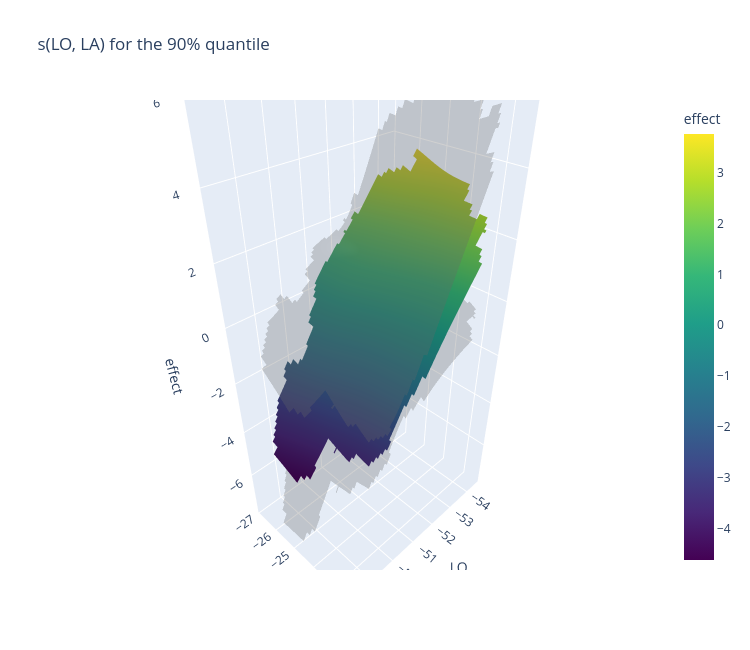

The notebook cell this image was saved under:
### Markdown cell above
### 3D view of the spatial effect for the 90% quantile

`plotRGL(sm(fitM[[5]], 1))` in R. As in Demo 2, plotly gives an interactive 3D plot
(drag to rotate, scroll to zoom), with the grey surfaces at ± 1 standard error. Grid
points far from any station are left out, because there the smooth is only extrapolating.

### Code cell
def lo_la_grid(n=60, too_far=0.3):
    """Grid over the stations, with a mask for points far (in degrees) from all stations."""
    lo_grid, la_grid = np.meshgrid(
        np.linspace(parana["LO"].min(), parana["LO"].max(), n),
        np.linspace(parana["LA"].min(), parana["LA"].max(), n),
    )
    dist, _ = cKDTree(stations[["LO", "LA"]].to_numpy()).query(
        np.column_stack([lo_grid.ravel(), la_grid.ravel()])
    )
    return lo_grid, la_grid, (dist > too_far).reshape(lo_grid.shape)


def plot_surface_3d(lo_grid, la_grid, effect, far, title, se_mult=1):
    surface = np.where(far, np.nan, effect.fit.reshape(lo_grid.shape))
    se = np.where(far, np.nan, effect.se.reshape(lo_grid.shape))
    band = {"colorscale": [[0, "grey"], [1, "grey"]], "showscale": False, "opacity": 0.3}
    fig = go.Figure([
        go.Surface(x=lo_grid, y=la_grid, z=surface, colorscale="Viridis",
                   colorbar={"title": "effect"}, name="effect"),
        go.Surface(x=lo_grid, y=la_grid, z=surface + se_mult * se, name="+ SE", **band),
        go.Surface(x=lo_grid, y=la_grid, z=surface - se_mult * se, name="- SE", **band),
    ])
    fig.update_layout(title=title, width=750, height=650,
                      scene={"xaxis_title": "LO", "yaxis_title": "LA",
                             "zaxis_title": "effect"})
    fig.show()


lo_grid, la_grid, far = lo_la_grid()
fit_09 = fits_rain[-1]
effect = fit_09.partial_effect(
    fit_09.predictors["PREC"][0],
    data={"LO": lo_grid.ravel(), "LA": la_grid.ravel()},
    compute_se=True,
)
plot_surface_3d(lo_grid, la_grid, effect, far, "s(LO, LA) for the 90% quantile")

### Figure 1 — Plotly figure (JSON) as saved in the notebook; plotly's stock layout.template omitted (floating-point values rounded to 4 significant figures; data arrays with more than 128 entries replaced by an {"elided": "..."} marker saying what was removed)
{"data": [{"colorbar": {"title": {"text": "effect"}}, "colorscale": [[0, "#440154"], [0.1111, "#482878"], [0.2222, "#3e4989"], [0.3333, "#31688e"], [0.4444, "#26828e"], [0.5556, "#1f9e89"], [0.6667, "#35b779"], [0.7778, "#6ece58"], [0.8889, "#b5de2b"], [1, "#fde725"]], "name": "effect", "type": "surface", "x": {"elided": "60x60 float values"}, "y": {"elided": "60x60 float values"}, "z": {"elided": "60x60 float values"}}, {"colorscale": [[0, "grey"], [1, "grey"]], "name": "+ SE", "opacity": 0.3, "showscale": false, "type": "surface", "x": {"elided": "60x60 float values"}, "y": {"elided": "60x60 float values"}, "z": {"elided": "60x60 float values"}}, {"colorscale": [[0, "grey"], [1, "grey"]], "name": "- SE", "opacity": 0.3, "showscale": false, "type": "surface", "x": {"elided": "60x60 float values"}, "y": {"elided": "60x60 float values"}, "z": {"elided": "60x60 float values"}}], "layout": {"height": 650, "scene": {"xaxis": {"title": {"text": "LO"}}, "yaxis": {"title": {"text": "LA"}}, "zaxis": {"title": {"text": "effect"}}}, "title": {"text": "s(LO, LA) for the 90% quantile"}, "width": 750}}
